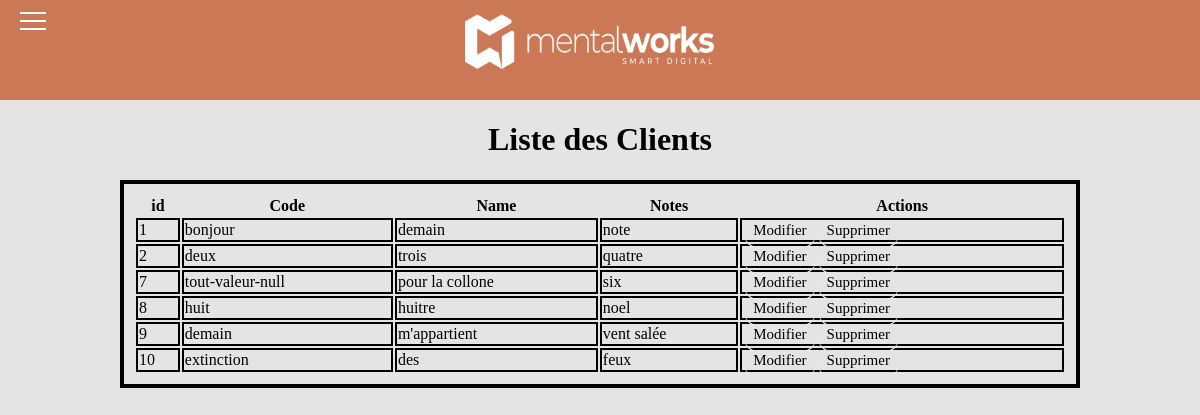
The app's page /Customer/Customer.php, older data.
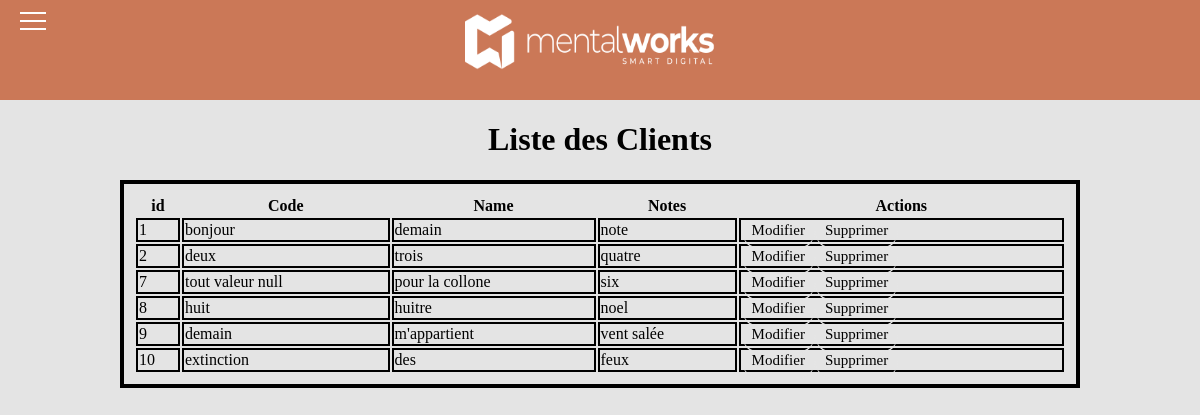
The same page, newer data.
### tables this page shows
CREATE TABLE `customer` (
  `id` int(11) NOT NULL,
  `code` varchar(255) DEFAULT NULL,
  `name` varchar(255) DEFAULT NULL,
  `notes` text DEFAULT NULL
);

### src/Autoloader.php (called while the page is built, shortened)
<?php
class Autoloader{
    public static function register(){
        spl_autoload_register(function ($class){
            $file = str_replace('\\', DIRECTORY_SEPARATOR, $class).'.php';
            return false;
        });
    }
}

### src/Connection/Connection.php (called while the page is built, shortened)
<?php
class Connection{
    protected $server="localhost";
    protected $dbName="environgestion";
    protected $user="root";
    protected $pass="";
    private $co;
    public function connectionBDD(){
        $dsn = "mysql:host=" . $this->server ."; charset=utf8; dbname=" . $this->dbName;
        $this->co = new PDO($dsn, $this->user, $this->pass);
        $this->co->setAttribute(PDO::ATTR_ERRMODE, PDO::ERRMODE_EXCEPTION);
    }
    public function __call($name, array $arguments) {
        if(method_exists($this->co, $name)){
            try{
                return call_user_func_array(array(&$this->co, $name), $arguments);
            }
            catch(Exception $e){
                throw new Exception('Erreur: "'.$name.'" nexiste pas.');
            }
         }
     }
}

### src/Repository/CustomerRepository.php (the view, shortened to what this page needs)
<?php
class CustomerRepository
{
    public static function listCustomer(){
        $co = new Connection();
        echo '<table class="table table-striped table-bordered">';
            echo '<thead>';
                echo '<tr>';
                    echo'<th>id</th>';
                    echo'<th>Code</th>';
                    echo'<th>Name</th>';
                    echo'<th>Notes</th>';
                    echo'<th>Actions</th>';
                echo'</tr>';
            echo'</thead>';
            echo'<tbody>';
                $co->connectionBDD();
                $statement = $co->query('SELECT id, code, name, notes FROM customer ORDER BY id ASC');
                while($item = $statement->fetch()) {
                    echo '<tr>';
                    echo '<td>'. $item['id'] . '</td>';
                    echo '<td>'. $item['code'] . '</td>';
                    echo '<td>'. $item['name'] . '</td>';
                    echo '<td>'. $item['notes'] . '</td>';
                    echo '<td>';
                    echo '<a class="btn btn-primary" href="UpdateCustomer.php?id=' . $item['id'] . '">Modifier</a>';
                    echo '<a class="btn btn-primary" href="DeleteCustomer.php?id=' . $item['id'] . '">Supprimer</a>';
                    echo '</td>';
                    echo '</tr>';
                }
            echo'</tbody>';
        echo'</table>';
    }
}

Row changes from the older to the newer data that the page shows:
changed customer "pour la collone": code "tout-valeur-null" → "tout valeur null"
